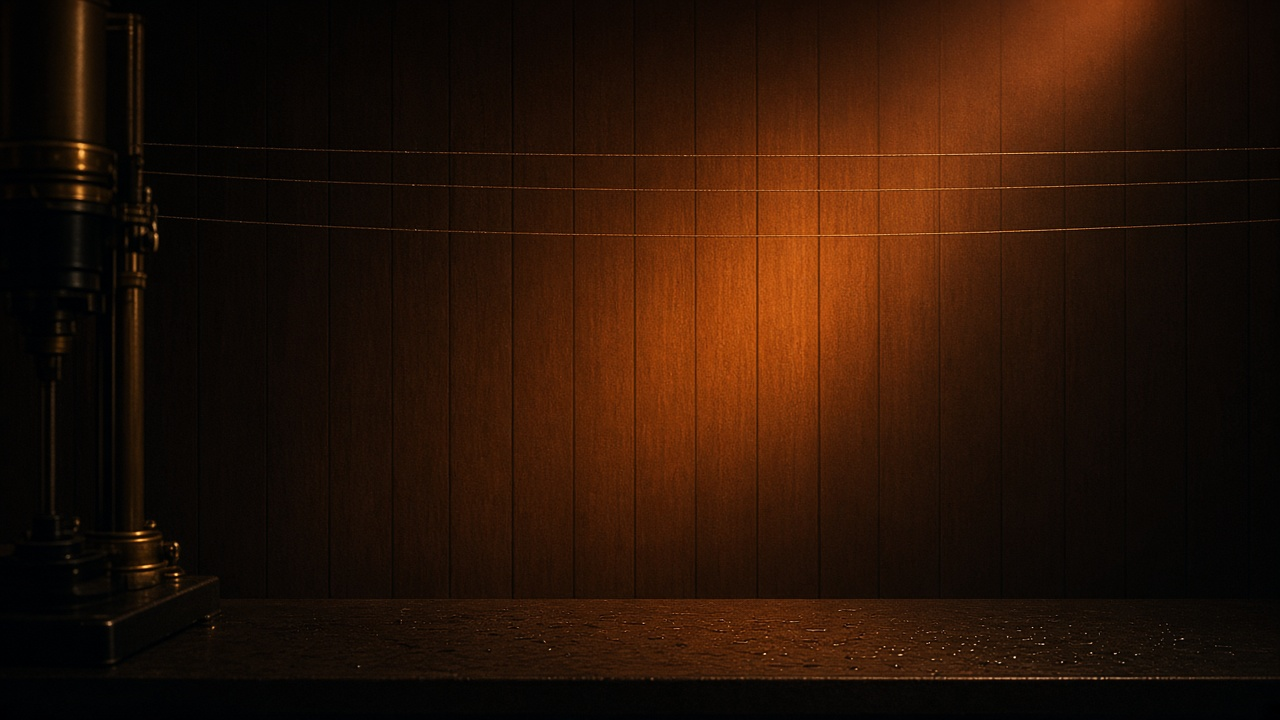
#> input picture scripts/lab/source/darkroom-plate.jpg, 1280 x 720 px
$ python prep-darkroom.py
#> lines starting #> are read from the running program, lines starting #| are printed output that depends on the picture; after the words box and inside, x2 and y2 are one past the last pixel; in counts of white or black regions, pixels touching at a corner belong together
"""Prepares darkroom assets: removes the painted drying lines from the wall plate,
compresses the tray, and chroma-keys the clothes peg.

Usage: python scripts/lab/prep-darkroom.py
"""
from pathlib import Path

import cv2
import numpy as np

ROOT = Path(__file__).resolve().parents[2]
RAW = ROOT / "scripts/lab/source"
OUT = ROOT / "public/lab/darkroom"
OUT.mkdir(parents=True, exist_ok=True)

# Wall: the lines are thin bright strokes; isolate them with a top-hat and inpaint.
wall = cv2.imread(str(RAW / "darkroom-plate.jpg"))
#> wall is the input picture: shape (720, 1280, 3); mean B, G, R 6.6, 19.4, 41.2
gray = cv2.cvtColor(wall, cv2.COLOR_BGR2GRAY)
tophat = cv2.morphologyEx(gray, cv2.MORPH_TOPHAT, cv2.getStructuringElement(cv2.MORPH_RECT, (1, 9)))
mask = (tophat > 10).astype(np.uint8) * 255
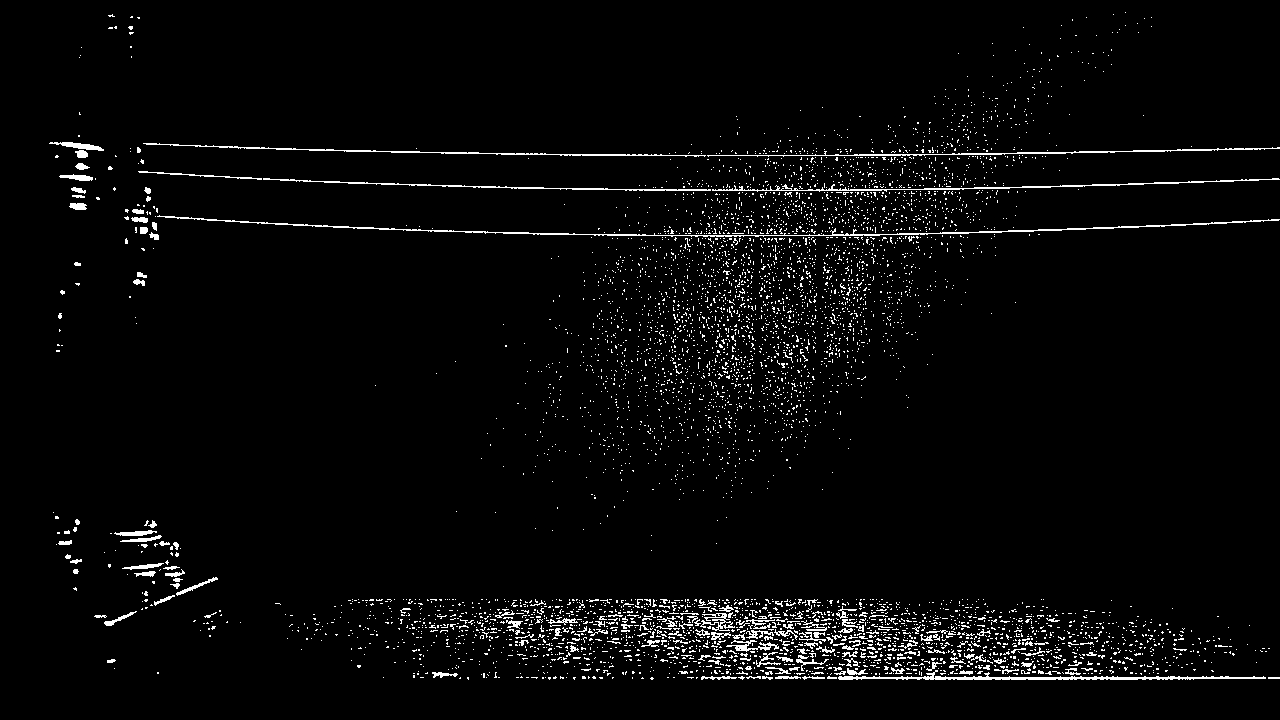
#> mask: shape (720, 1280); 3.2% white in thin lines or dots, all inside (x1, y1, x2, y2) = (49, 12, 1280, 680)
band = np.zeros_like(mask)
band[110:260, 120:] = 255
mask = cv2.bitwise_and(mask, band)
#> mask: shape (720, 1280); 0.97% white in thin lines or dots, all inside (x1, y1, x2, y2) = (124, 110, 1280, 260)
mask = cv2.morphologyEx(mask, cv2.MORPH_OPEN, cv2.getStructuringElement(cv2.MORPH_RECT, (25, 1)))
#> mask: shape (720, 1280); 0.51% white in thin lines or dots, all inside (x1, y1, x2, y2) = (139, 144, 1280, 236)
mask = cv2.dilate(mask, cv2.getStructuringElement(cv2.MORPH_RECT, (5, 5)))
#> mask: shape (720, 1280); 2% white; 4 white regions, box (x1, y1, x2, y2) and area: (144, 142, 1280, 158) 6175, (238, 218, 1280, 238) 5772, (261, 177, 1280, 193) 5638, (137, 170, 254, 180) 645
clean = cv2.inpaint(wall, mask, 6, cv2.INPAINT_TELEA)
cv2.imwrite(str(OUT / "wall.webp"), clean, [cv2.IMWRITE_WEBP_QUALITY, 82])

tray = cv2.imread(str(RAW / "darkroom-tray.jpg"))
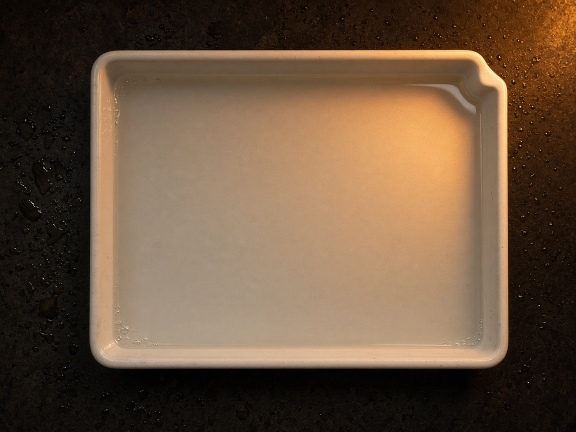
#> input picture scripts/lab/source/darkroom-tray.jpg, 1152 x 864 px (shown at 1/2 size)
#> tray is the input picture: shape (864, 1152, 3); mean B, G, R 61.5, 82.5, 105.1
cv2.imwrite(str(OUT / "tray.webp"), tray, [cv2.IMWRITE_WEBP_QUALITY, 82])

# Peg: key the green, despill, crop to content and downsize.
peg = cv2.imread(str(RAW / "peg.jpg")).astype(np.float32)
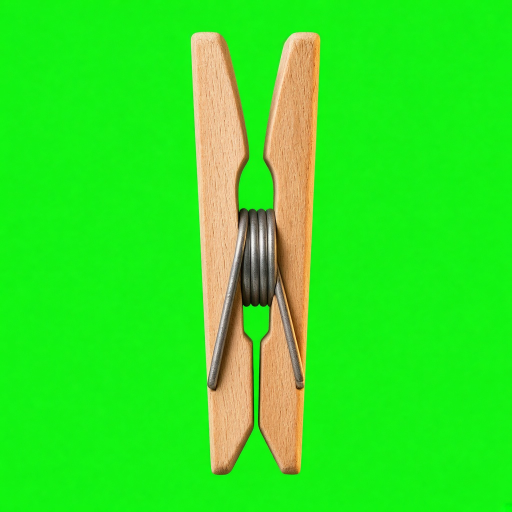
#> input picture scripts/lab/source/peg.jpg, 1024 x 1024 px (shown at 1/2 size)
b, g, r = peg[..., 0], peg[..., 1], peg[..., 2]
key = g - np.maximum(r, b)
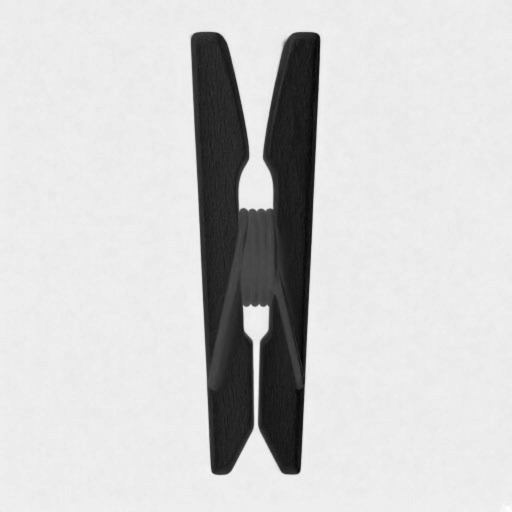
#> key: shape (1024, 1024) float32 (shown at 1/2 size); min -100, max 250, mean 183.3; drawn with min black and max white
alpha = np.clip(1.0 - (key - 40) / 60.0, 0, 1)
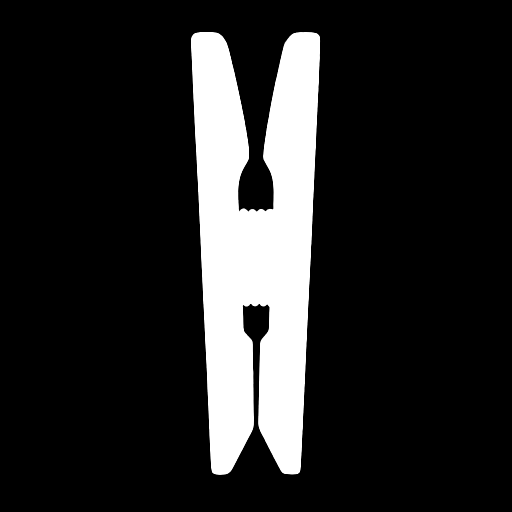
#> alpha: shape (1024, 1024) float32 (shown at 1/2 size); min 0, max 1, mean 0.152
g2 = np.minimum(g, np.maximum(r, b))
peg[..., 1] = g2
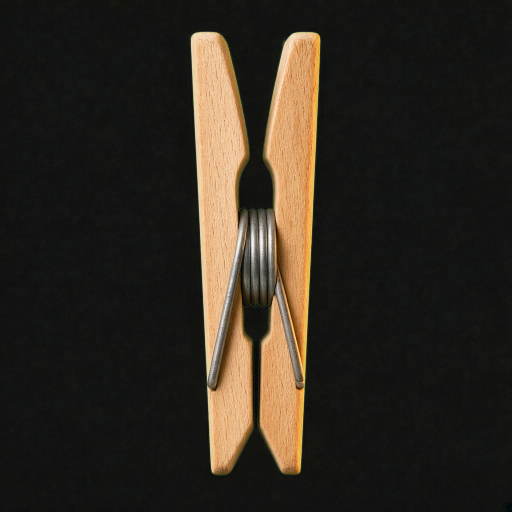
#> peg: shape (1024, 1024, 3) float32 (shown at 1/2 size); mean B, G, R 32.2, 40.3, 46.6
rgba = np.dstack([peg, alpha * 255]).clip(0, 255).astype(np.uint8)
ys, xs = np.where(alpha > 0.1)
rgba = rgba[ys.min() : ys.max() + 1, xs.min() : xs.max() + 1]
#> rgba: shape (886, 259, 4)
h, w = rgba.shape[:2]
#> h = 886; w = 259
scale = 220 / h
#> scale = 0.248
rgba = cv2.resize(rgba, (round(w * scale), 220), interpolation=cv2.INTER_AREA)
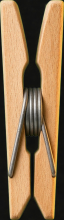
#> rgba: shape (220, 64, 4); mean B, G, R, A 81.6, 116.2, 147.1, 177.2
cv2.imwrite(str(OUT / "peg.webp"), rgba, [cv2.IMWRITE_WEBP_QUALITY, 90])
print("peg", rgba.shape, "wall mask px", int((mask > 0).sum()))
#| peg (220, 64, 4) wall mask px 18230
